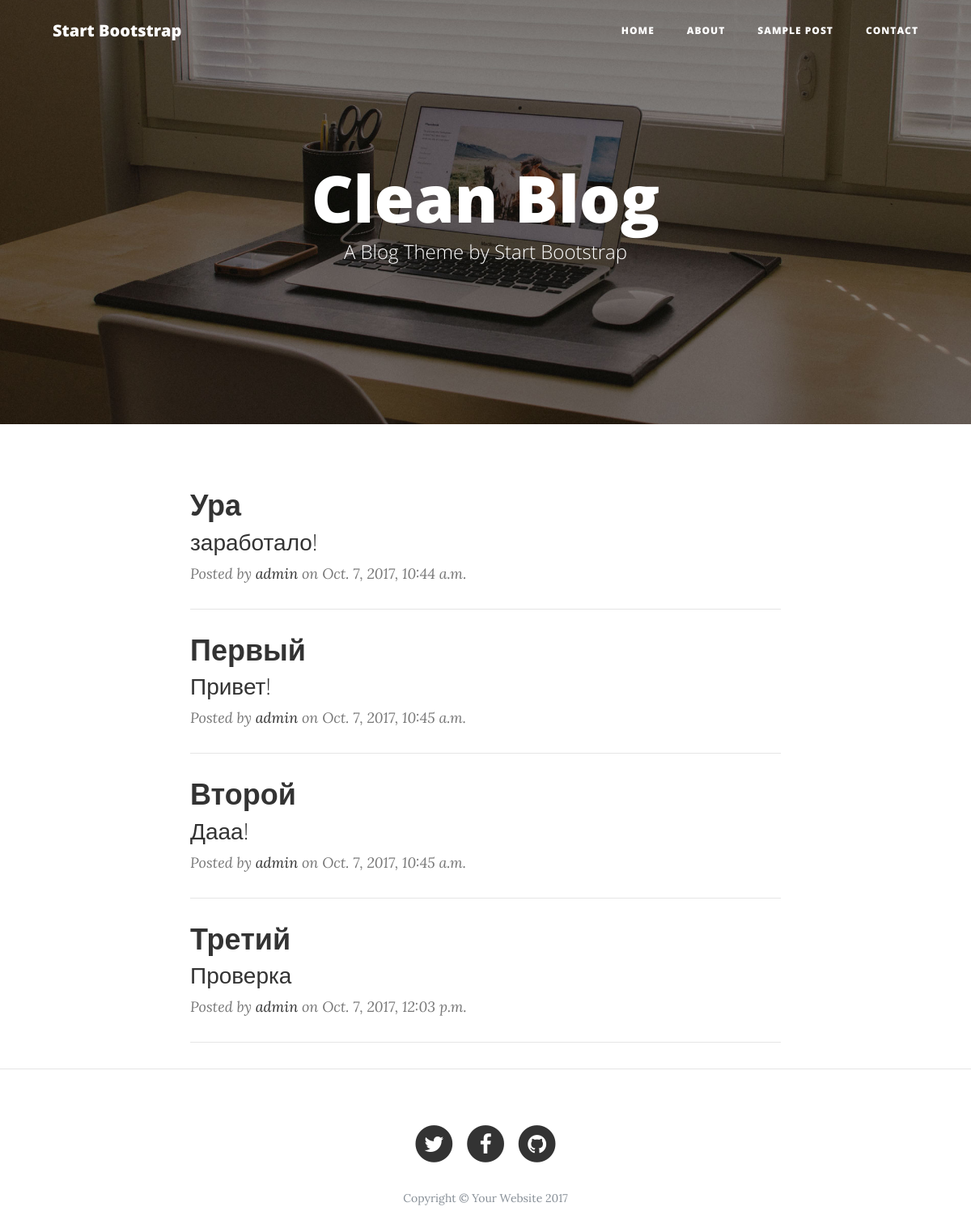
The page / on the database its author committed.
### posts/models.py (models this page shows, shortened)
class Post(models.Model):
    author = models.ForeignKey('auth.User')
    title = models.CharField(max_length=200)
    text = models.TextField()
    created_date = models.DateTimeField(auto_now_add=True)
    published_date = models.DateTimeField(blank=True, null=True)

### posts/views.py (the view)
# urls.py: url(r'^$', PostList.as_view(), name='index'),
class PostList(ListView):
    model = Post
    template_name = 'list.html'
    context_object_name = 'posts'
    paginator_class = None

### templates/list.html
{% extends 'base.html' %}
{% block first_text %}
{% for post in posts %}
    <div class="post-preview">
        <a href="{% url 'post_detail' post.id %}">
            <h2 class="post-title">
                {{ post.title }}
            </h2>
            <h3 class="post-subtitle">
                {{ post.text }}
            </h3>
        </a>
        <p class="post-meta">Posted by
            <a href="#">{{ post.author }}</a>
            on {{ post.created_date }}</p>
    </div>
    <hr>
{% endfor %}
{% endblock %}

### templates/base.html (shortened to what this page needs)
{% load static %}
<!DOCTYPE html>
<html lang="en">
<head>
    <link href="{% static 'vendor/bootstrap/css/bootstrap.min.css' %}" rel="stylesheet">
    <link href="{% static 'vendor/font-awesome/css/font-awesome.min.css' %}" rel="stylesheet" type="text/css">
    <link href="{% static 'css/clean-blog.min.css' %}" rel="stylesheet">
</head>
<body>
<nav class="navbar navbar-expand-lg navbar-light fixed-top" id="mainNav">
    <div class="container">
        <a class="navbar-brand" href="{% url 'index' %}">Start Bootstrap</a>
        <div class="collapse navbar-collapse" id="navbarResponsive">
            <ul class="navbar-nav ml-auto">
                <li class="nav-item">
                    <a class="nav-link" href="index.html">Home</a>
                </li>
                <li class="nav-item">
                    <a class="nav-link" href="about.html">About</a>
                </li>
                <li class="nav-item">
                    <a class="nav-link" href="post.html">Sample Post</a>
                </li>
                <li class="nav-item">
                    <a class="nav-link" href="contact.html">Contact</a>
                </li>
            </ul>
        </div>
    </div>
</nav>
<header class="masthead" style="background-image: url('{% static 'img/home-bg.jpg' %}')">
    <div class="container">
        <div class="row">
            <div class="col-lg-8 col-md-10 mx-auto">
                <div class="site-heading">
                    {% block header_text %}
                        <h1>Clean Blog</h1>
                        <span class="subheading">A Blog Theme by Start Bootstrap</span>
                    {% endblock %}
                </div>
            </div>
        </div>
    </div>
</header>
<div class="container">
    <div class="row">
        <div class="col-lg-8 col-md-10 mx-auto">
            {% block first_text %}
            {% endblock %}
        </div>
    </div>
</div>
<hr>
<footer>
    <div class="container">
        <div class="row">
            <div class="col-lg-8 col-md-10 mx-auto">
                <ul class="list-inline text-center">
                    <li class="list-inline-item">
                        <a href="#">
                  <span class="fa-stack fa-lg">
                    <i class="fa fa-circle fa-stack-2x"></i>
                    <i class="fa fa-twitter fa-stack-1x fa-inverse"></i>
                  </span>
                        </a>
                    </li>
                    <li class="list-inline-item">
                        <a href="#">
                  <span class="fa-stack fa-lg">
                    <i class="fa fa-circle fa-stack-2x"></i>
                    <i class="fa fa-facebook fa-stack-1x fa-inverse"></i>
                  </span>
                        </a>
                    </li>
                    <li class="list-inline-item">
                        <a href="#">
                  <span class="fa-stack fa-lg">
                    <i class="fa fa-circle fa-stack-2x"></i>
                    <i class="fa fa-github fa-stack-1x fa-inverse"></i>
                  </span>
                        </a>
                    </li>
                </ul>
                <p class="copyright text-muted">Copyright &copy; Your Website 2017</p>
            </div>
        </div>
    </div>
</footer>
</body>
</html>

### rows shown on the page
Post: title "Ура", text "заработало!", author "admin", created_date "Oct. 7, 2017, 10:44 a.m."
Post: title "Первый", text "Привет!", author "admin", created_date "Oct. 7, 2017, 10:45 a.m."
Post: title "Второй", text "Дааа!", author "admin", created_date "Oct. 7, 2017, 10:45 a.m."
Post: title "Третий", text "Проверка", author "admin", created_date "Oct. 7, 2017, 12:03 p.m."
